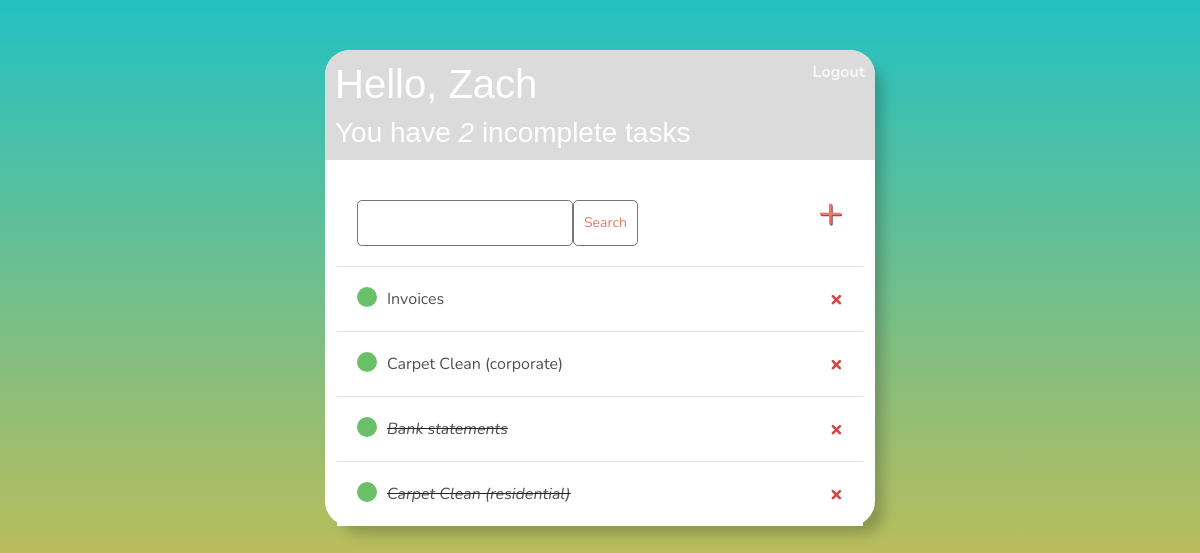
/ (signed in), run on an earlier commit of the app's database.
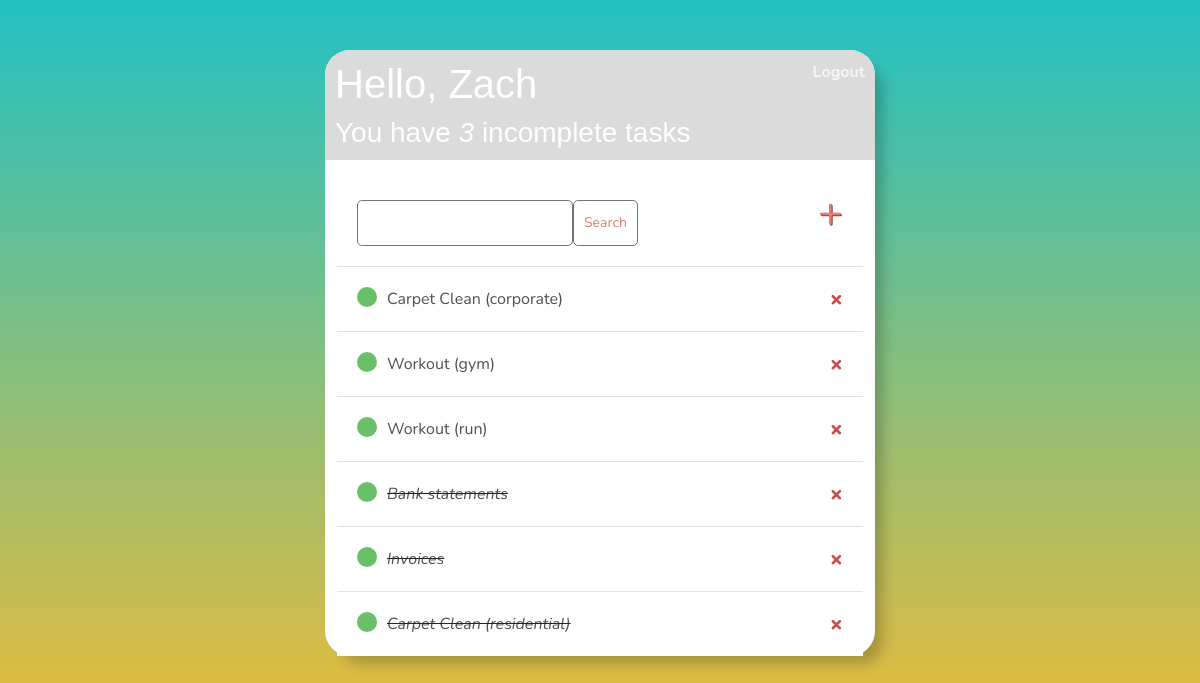
And on a later commit of the database.
### base/models.py (models this page shows)
class Task(models.Model):
    user = models.ForeignKey(User, on_delete=models.CASCADE, null=True, blank=True)
    title = models.CharField(max_length=200)
    description = models.TextField(null=True, blank=True)
    complete = models.BooleanField(default=False)
    created = models.DateTimeField(auto_now_add=True)
    def __str__(self):
        return self.title
    class Meta:
        ordering = ['complete']

### base/views.py (the view)
# urls.py: path('', TaskList.as_view(), name='tasks'),
class TaskList(LoginRequiredMixin, ListView):
    model = Task
    context_object_name = 'tasks'
    def get_context_data(self, **kwargs):
        context = super().get_context_data(**kwargs)
        context['tasks'] = context['tasks'].filter(user=self.request.user)
        context['count'] = context['tasks'].filter(complete=False).count()
        search_input = self.request.GET.get('search-area') or ''
        if search_input:
            context['tasks'] = context['tasks'].filter(title__icontains=search_input)
        context['search_input'] = search_input
        return context

### base/templates/base/task_list.html
{% extends 'base/main.html' %}
{% load static %}
{% block content %}
<div class="header-bar">
    <div>
        <h1>Hello, {{ request.user|title }}</h1>
        <h3 style="margin:0">You have <i>{{ count }}</i> incomplete task{{ count|pluralize:"s" }}</h3>
    </div>
    {% if request.user.is_authenticated %}
    <b><a href="{% url 'logout' %}">Logout</a></b>
    {% else %}
    <a href="{% url 'login' %}">Login</a>
    {% endif %}
</div>
<div id="search-add-wrapper">
    <form method="GET" style="margin-top: 20px; display: flex;">
        <input type="text" name="search-area" value='{{search_input}}'>
        <input class="button" type="submit" value="Search">
    </form>
    <a id="add-link" href="{% url 'task-create' %}">&#x2b;</a>
</div>
<div class="task-items-wrapper">
    {% for task in tasks %}
    <div class="task-wrapper">
        {% if task.complete %}
        <div class="task-title">
            <div class="task-complete-icon"></div>
            <i><s><a href="{% url 'task-update' task.id %}">{{ task }}</a></s></i>
        </div>
        <a class="delete-link" href="{% url 'task-delete' task.id %}">&#215;</a>
        {% else %}
        <div class="task-title">
            <div class="task-complete-icon"></div>
            <a href="{% url 'task-update' task.id %}">{{ task }}</a>
        </div>
        <a class="delete-link" href="{% url 'task-delete' task.id %}">&#215;</a>
        {% endif %}
    </div>
    {% empty %}
    <h3>No items in list</h3>
    {% endfor %}
</div>
{% endblock content %}

### base/templates/base/main.html (shortened to what this page needs)
<!DOCTYPE html>
{% load static %}
<html lang="en">
<head>
    <link href="https://cdn.jsdelivr.net/npm/bootstrap@5.1.3/dist/css/bootstrap.min.css" rel="stylesheet">
    <link rel="stylesheet" href="{% static 'base/style.css' %}">
</head>
<body>
    <div class="container">
        {% block content %}
        {% endblock content %}
    </div>
</body>
</html>

### base/static/base/style.css (style rules this page uses)
body { background: linear-gradient(#22c1c3, #fdbb2d); background-repeat: no-repeat; background-attachment: fixed; font-family: 'Nunito', sans-serif; padding-top: 50px; }
h1, h2, h3, h4, h5, h6 { font-family: 'Raleway', sans-serif; }
a, p { color: #4b5156; }
.container { width: 550px; margin: auto; background-color: #fff; border-radius: 25px; -webkit-box-shadow: 2px 2px 13px -4px rgba(0, 0, 0, 0.21); box-shadow: 12px 12px 13px -4px rgba(0, 0, 0, 0.21); }
.header-bar { width: 550px; position: relative; margin-left: -12px; display: flex; justify-content: space-between; color: #fff; padding: 10px; border-radius: 25px 25px 0 0; background-color: #DBDBDB; }
.header-bar a { color: rgb(247, 247, 247); text-decoration: none; }
.task-wrapper { display: flex; align-items: center; justify-content: space-between; padding: 20px; background-color: #fff; border-top: 1px solid rgb(226, 226, 226); }
.task-title { display: flex; }
.task-title a { text-decoration: none; color: #4b5156; margin-left: 10px; }
.task-complete-icon { height: 20px; width: 20px; background-color: rgb(105, 192, 105); border-radius: 50%; }
.delete-link { text-decoration: none; font-weight: 900; color: #cf4949; font-size: 22px; line-height: 0; }
#search-add-wrapper { display: flex; justify-content: space-between; align-items: center; padding: 20px; }
#add-link { color: #EB796F; text-decoration: none; font-size: 42px; text-shadow: 1px 1px #81413b; }
input[type=text], input[type=password], textarea { border: 1px solid #757575; border-radius: 5px; padding: 10px; width: 90%; }
::placeholder { font-weight: 300; opacity: 0.5; }
.button { border: 1px solid #757575; background-color: #FFF; color: #EB796F; padding: 10px; font-size: 14px; border-radius: 5px; cursor: pointer; text-decoration: none; }

What changed in the data, as far as the page shows it:
added Task: title "Workout (gym)"
added Task: title "Workout (run)"
changed Task "Invoices": complete False → True (drawn); moves down the list
Also different on the page:
{{ count }}: "2" → "3"
